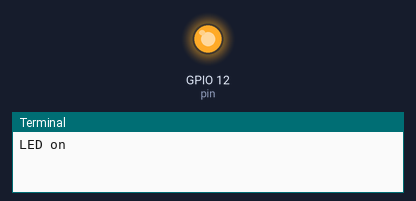
A program run on a simulated Raspberry Pi (BCM pin numbers). On the bench: output pins drawn as LEDs (lit = HIGH), the last lines printed to the terminal. At 2.0 s the program stops and its outputs stay as they are.

Above: at 0.1 s.
At 2.1 s:
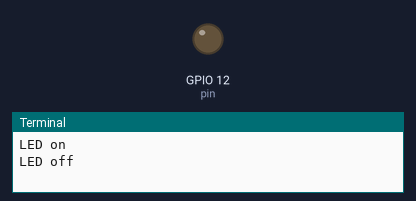
Timing chart, 0 to 3.5 s (numbered marks = the images above):
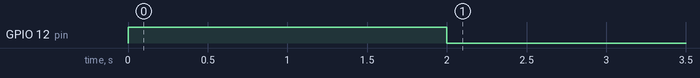

Measured:
- by itself, GPIO 12 (pin): LOW → HIGH at 0.00 s, → LOW 2.0 s later

The program:

led.py
```python
import RPi.GPIO as GPIO
import time

pin=12

GPIO.setmode(GPIO.BCM)
GPIO.setwarnings(False)
GPIO.setup(pin, GPIO.OUT)
print("LED on")
GPIO.output(pin, GPIO.HIGH)
time.sleep(2)
print("LED off")
GPIO.output(pin, GPIO.LOW)
```
